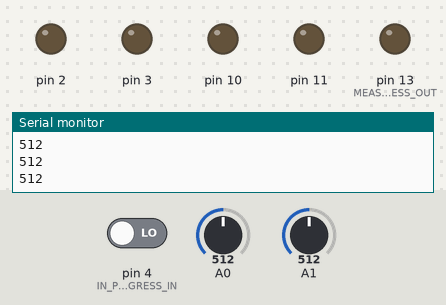
Simulated run of this sketch. Board: Arduino Uno, built with avr-gcc and run on an emulated ATmega328P. On the bench: output pins drawn as LEDs (lit = HIGH), the last lines printed to the serial monitor. Dashed ring = blinking. Inputs (shaded band) come from the test bench; at power-on: A0 = 512, A1 = 512, pin 4 (IN_PROGRESS_IN) LOW.

Above: at 2.2 s.
2.3 s: A0 set to 697
3.8 s: A0 set to 722
5.3 s: A1 set to 698
6.8 s: A1 set to 719
8.3 s: pin 4 (IN_PROGRESS_IN) driven HIGH
At 9.3 s:
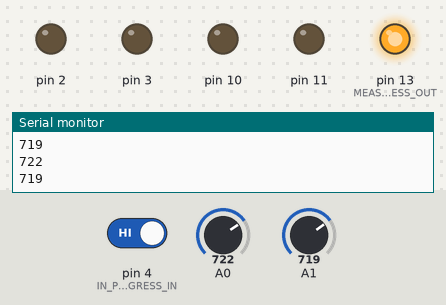
9.8 s: A0 set to 785
11.3 s: A0 set to 809
At 11.7 s:
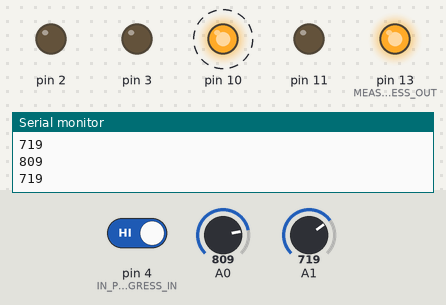
Timing chart, 0 to 15.3 s (numbered marks = the images above; inputs shaded):
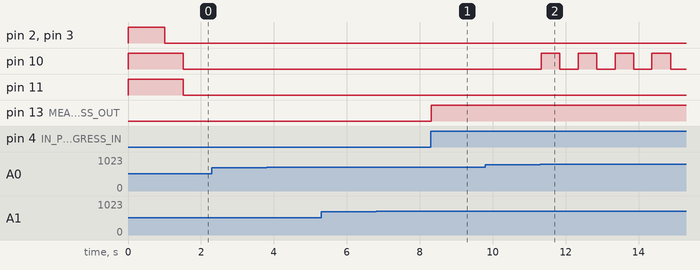

Measured:
- the behaviour switches between 800 and 801 on A0 (found by bisection; images 1 and 2)
- after the input at 8.3 s, pin 13 (MEASURING_IN_PROGRESS_OUT): LOW → HIGH at once
- after the input at 11.3 s, pin 10: alternates HIGH for 0.51 s and LOW for 0.50 s, starting at once

The sketch:

arduino_finish.ino
```cpp
#include <stdio.h>
int i = 0;

#define IN_PROGRESS_IN 4
#define MEASURING_IN_PROGRESS_OUT 13

int  thisReceivedFlag = 0;
int laserMaxWorkingRate = 800;

struct Sensor{
  int pin_sensorIn;
  int pin_riderFlagOut;
  int pin_laserFlagLedOut;


  String sensorName;
  unsigned long timer_ms;
  int sensorValue;
  int prevSensorValue;
  int preprevSensorValue;
  int laserDiffValue;
  int laserValue;
};

struct Sensor sensorLeft  = {0, 2, 10, "Left", 0, 0, 0, 0, 200};
struct Sensor sensorRight = {1, 3, 11, "Right", 0, 0, 0, 0, 200};

void sensorSetup(Sensor sensor) {
  pinMode(sensor.pin_sensorIn, INPUT);
  pinMode(sensor.pin_riderFlagOut, OUTPUT);
  pinMode(sensor.pin_laserFlagLedOut, OUTPUT);

  digitalWrite(sensor.pin_riderFlagOut, 1);
  digitalWrite(sensor.pin_laserFlagLedOut, 1);
}

void setup() {
  Serial.begin(9600);
  sensorSetup(sensorLeft);
  sensorSetup(sensorRight);
  pinMode(IN_PROGRESS_IN, INPUT);
  pinMode(MEASURING_IN_PROGRESS_OUT, OUTPUT);
  digitalWrite(MEASURING_IN_PROGRESS_OUT, 0);

  delay(1000);
}

void sensorLoop(Sensor * sensor) {
  sensor->preprevSensorValue = sensor->prevSensorValue;
  sensor->prevSensorValue = sensor->sensorValue;
  sensor->sensorValue = analogRead(sensor->pin_sensorIn);
  if(((sensor->sensorValue - sensor->prevSensorValue) > sensor->laserDiffValue) && ((sensor->sensorValue - sensor->preprevSensorValue)> sensor->laserDiffValue)){
    sensor->timer_ms = millis();
    digitalWrite(sensor->pin_riderFlagOut, 1);
    digitalWrite(sensor->pin_laserFlagLedOut, 1);

    Serial.println();
    Serial.println();
    Serial.println(sensor->sensorName);
    char buffer [50];
    i=sprintf (buffer, "%i, %i, %i;",
                                          sensor->sensorValue,
                                          sensor->prevSensorValue,
                                          sensor->preprevSensorValue);
    for(int l= 0; l<=i; l++)
     Serial.print(buffer[l]);
  }

  if((millis()- sensor->timer_ms) > 500){
    digitalWrite(sensor->pin_laserFlagLedOut, 0);
  }

  if (sensor->laserValue > laserMaxWorkingRate){
    if((millis()- sensor->timer_ms) > 1000){
      sensor->timer_ms = millis();
      digitalWrite(sensor->pin_laserFlagLedOut, 1);
    }
  }

  sensor->laserValue = (sensor->sensorValue + sensor->preprevSensorValue + sensor->prevSensorValue) / 3 ;
}

void loop() {
  if(digitalRead(IN_PROGRESS_IN)){
    digitalWrite(MEASURING_IN_PROGRESS_OUT, 1);
  }else{
    digitalWrite(MEASURING_IN_PROGRESS_OUT, 0);
    digitalWrite(sensorLeft.pin_riderFlagOut, 0);
    digitalWrite(sensorRight.pin_riderFlagOut, 0);
  }
  Serial.println();
  Serial.println(sensorLeft.sensorValue);
  Serial.println(sensorRight.sensorValue);

  sensorLoop(&sensorLeft);
  sensorLoop(&sensorRight);
}
```
